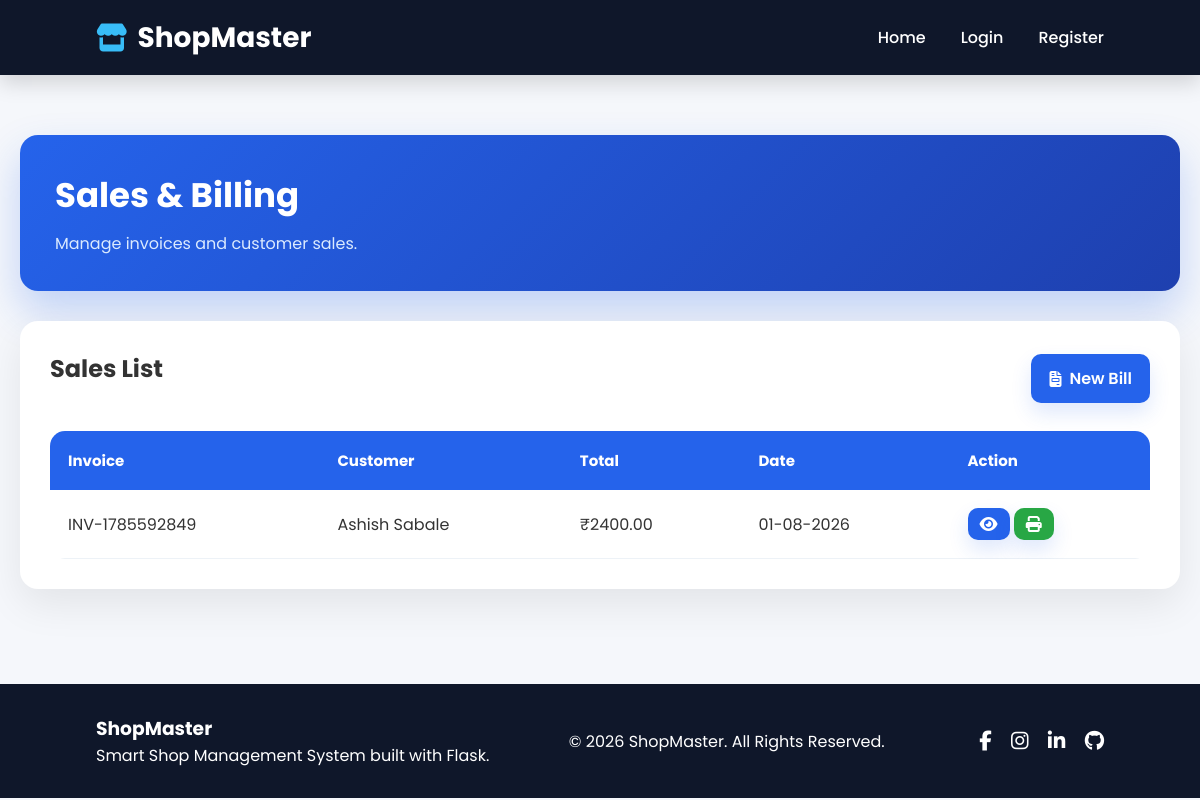
The page /sales (signed in) on the database its author committed.
### models.py (models this page shows, shortened)
class Invoice(db.Model):
    __tablename__ = "invoices"
    id = db.Column(
        db.Integer,
        primary_key=True
    )
    user_id = db.Column(
        db.Integer,
        db.ForeignKey("users.id"),
        nullable=False
    )
    customer_id = db.Column(
        db.Integer,
        db.ForeignKey("customers.id"),
        nullable=False
    )
    invoice_number = db.Column(
        db.String(30),
        unique=True,
        nullable=False
    )
    total_amount = db.Column(
        db.Float,
        default=0
    )
    discount = db.Column(
        db.Float,
        default=0
    )
    gst_amount = db.Column(
        db.Float,
        default=0
    )
    grand_total = db.Column(
        db.Float,
        default=0
    )
    created_at = db.Column(
        db.DateTime,
        server_default=db.func.now()
    )
    customer = db.relationship(
        "Customer",
        backref="invoices"
    )
    user = db.relationship(
        "User",
        backref="invoices"
    )

class Customer(db.Model):
    __tablename__ = "customers"
    id = db.Column(db.Integer, primary_key=True)
    user_id = db.Column(
        db.Integer,
        db.ForeignKey("users.id"),
        nullable=False
    )
    customer_name = db.Column(
        db.String(100),
        nullable=False
    )
    mobile = db.Column(
        db.String(15),
        nullable=False
    )
    email = db.Column(
        db.String(120)
    )
    address = db.Column(
        db.Text
    )
    gst_number = db.Column(
        db.String(30)
    )
    created_at = db.Column(
        db.DateTime,
        server_default=db.func.now()
    )

### routes/sales.py (the view)
@sales.route("/sales")
@login_required
def sale_list():
    invoices = Invoice.query.filter_by(
        user_id=current_user.id
    ).all()
    return render_template(
        "sales.html",
        invoices=invoices
    )

### models.py (called while the page is built)
@login_manager.user_loader
def load_user(user_id):
    return db.session.get(User, int(user_id))

### templates/sales.html (shortened to what this page needs)
{% include 'header.html' %}
<div class="dashboard-container">
    <div class="dashboard-header">
        <h1>Sales & Billing</h1>
        <p>Manage invoices and customer sales.</p>
    </div>
    <div class="profile-card">
        <div style="display:flex;justify-content:space-between;align-items:center;">
            <h2>Sales List</h2>
            <a href="{{ url_for('sales.new_bill') }}" class="action-btn">
                <i class="fas fa-file-invoice"></i>
                New Bill
            </a>
        </div>
        <br>
        <table class="customer-table">
            <thead>
                <tr>
                    <th>Invoice</th>
                    <th>Customer</th>
                    <th>Total</th>
                    <th>Date</th>
                    <th>Action</th>
                </tr>
            </thead>
            <tbody>
                {% if invoices %}
                    {% for invoice in invoices %}
                    <tr>
                        <td>
                            {% if invoice.invoice_number %}
                                {{ invoice.invoice_number }}
                            {% else %}
                                #{{ invoice.id }}
                            {% endif %}
                        </td>
                        <td>{{ invoice.customer.customer_name }}</td>
                        <td>
                            ₹{{ "%.2f"|format(invoice.grand_total if invoice.grand_total else invoice.total_amount) }}
                        </td>
                        <td>{{ invoice.created_at.strftime("%d-%m-%Y") }}</td>
                        <td>
                            <a href="{{ url_for('sales.view_invoice', id=invoice.id) }}"
                               class="action-btn"
                               style="padding:8px 12px;">
                                <i class="fas fa-eye"></i>
                            </a>
                            <a href="{{ url_for('sales.view_invoice', id=invoice.id) }}"
                               target="_blank"
                               class="action-btn"
                               style="padding:8px 12px;background:#28a745;">
                                <i class="fas fa-print"></i>
                            </a>
                        </td>
                    </tr>
                    {% endfor %}
                {% endif %}
            </tbody>
        </table>
    </div>
</div>
{% include 'footer.html' %}

### static/css/style.css (style rules this page uses)
* { margin:0; padding:0; box-sizing:border-box; }
html { scroll-behavior:smooth; }
body { font-family:'Poppins',sans-serif; background:#f5f7fb; color:#333; }
.dashboard-container { max-width:1200px; margin:40px auto; padding:20px; }
.dashboard-header { background:#ffffff; padding:25px; border-radius:15px; box-shadow:0 10px 25px rgba(0,0,0,.08); margin-bottom:30px; }
.dashboard-header h1 { font-size:32px; color:#222; margin-bottom:10px; }
.dashboard-header p { color:#666; font-size:16px; }
.profile-card { background:#fff; border-radius:15px; padding:30px; box-shadow:0 10px 25px rgba(0,0,0,.08); margin-bottom:35px; }
.profile-card h2 { margin-bottom:20px; }
.action-btn { text-decoration:none; background:#2563eb; color:white; padding:18px; text-align:center; border-radius:12px; font-weight:600; transition:.3s; }
* { transition:0.25s ease; }
.dashboard-header { background:linear-gradient(135deg,#2563eb,#1e40af); color:white; border-radius:18px; padding:35px; box-shadow:0 20px 40px rgba(37,99,235,.25); }
.dashboard-header h1 { color:white; font-size:34px; font-weight:700; }
.dashboard-header p { color:#dbeafe; }
.profile-card { border-radius:18px; box-shadow:0 15px 40px rgba(0,0,0,.08); border:none; }
.customer-table { width:100%; border-collapse:collapse; border-radius:15px; overflow:hidden; }
.customer-table thead { background:#2563eb; color:white; }
.customer-table th { padding:18px; text-align:left; font-size:15px; }
.customer-table td { padding:18px; border-bottom:1px solid #edf2f7; }
.action-btn { display:inline-flex; align-items:center; justify-content:center; gap:8px; border-radius:10px; padding:12px 18px; font-weight:600; box-shadow:0 10px 20px rgba(37,99,235,.15); }
.dashboard-container { animation:fadeIn .5s ease; }

### rows shown on the page
Invoice: invoice_number "INV-1785592849", customer.customer_name "Ashish Sabale", grand_total "2400.00", created_at "01-08-2026"
